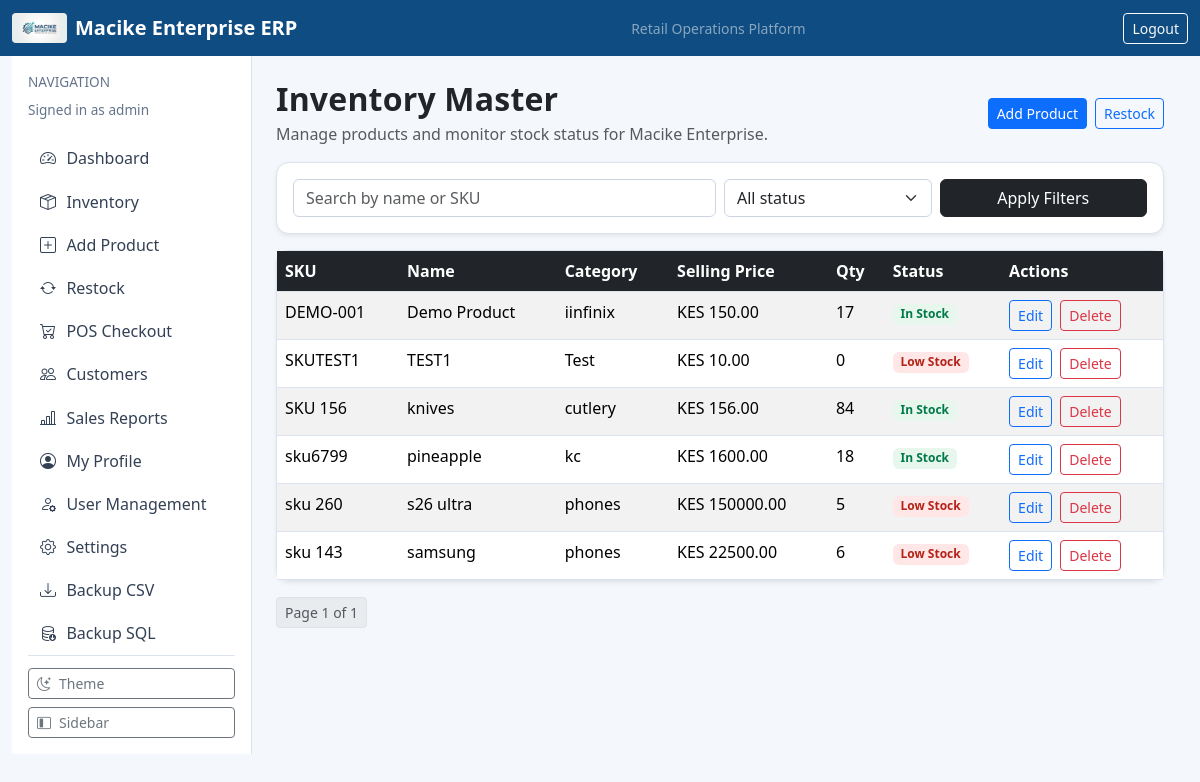
/inventory/ (signed in), run on the app's committed database.
### dashboard/models.py (models this page shows, shortened)
class AppSettings(models.Model):
    class ThemeChoice(models.TextChoices):
        LIGHT = "light", "Light"
        DARK = "dark", "Dark"
        SYSTEM = "system", "System"
    business_name = models.CharField(max_length=120, default="Macike Enterprise")
    logo_url = models.CharField(max_length=255, blank=True, help_text="Set a web/static path e.g. /static/img/macike-logo.png")
    business_address = models.CharField(max_length=255, blank=True, default="Mombasa, Kenya")
    business_phone = models.CharField(max_length=40, blank=True, default="")
    business_email = models.EmailField(blank=True, default="")
    currency_code = models.CharField(max_length=10, default="KES")
    vat_rate = models.DecimalField(max_digits=5, decimal_places=2, default=16.00)
    invoice_terms = models.CharField(max_length=255, default="Pay via M-Pesa. Payment due within 5 days.")
    receipt_footer = models.CharField(max_length=255, default="Thank you for shopping with Macike Enterprise.")
    theme = models.CharField(max_length=10, choices=ThemeChoice.choices, default=ThemeChoice.LIGHT)
    compact_mode = models.BooleanField(default=False)
    default_payment_method = models.CharField(max_length=20, default="CASH")
    require_phone_for_mpesa = models.BooleanField(default=True)
    auto_open_receipt = models.BooleanField(default=True)
    updated_at = models.DateTimeField(auto_now=True)
    @classmethod
    def get_solo(cls):
        obj, _ = cls.objects.get_or_create(pk=1)
        return obj

### accounts/models.py (models this page shows, shortened)
class CustomUser(AbstractUser):
    class Roles(models.TextChoices):
        ADMIN = "ADMIN", "Administrator"
        MANAGER = "MANAGER", "Manager"
        CASHIER = "CASHIER", "Cashier"
        AUDITOR = "AUDITOR", "Auditor"
    role = models.CharField(max_length=20, choices=Roles.choices, default=Roles.CASHIER)
    phone_number = models.CharField(max_length=15, blank=True, null=True)

### inventory/models.py (models this page shows, shortened)
class Product(models.Model):
    category = models.ForeignKey(ProductCategory, on_delete=models.PROTECT, related_name="products")
    supplier = models.ForeignKey(Supplier, on_delete=models.SET_NULL, blank=True, null=True, related_name="products")
    name = models.CharField(max_length=200)
    sku = models.CharField(max_length=50, unique=True)
    cost_price = models.DecimalField(max_digits=10, decimal_places=2, validators=[MinValueValidator(0)])
    selling_price = models.DecimalField(max_digits=10, decimal_places=2, validators=[MinValueValidator(0)])
    quantity = models.PositiveIntegerField(default=0)
    reorder_level = models.PositiveIntegerField(default=10)
    @property
    def is_low_stock(self) -> bool:
        return self.quantity <= self.reorder_level

class ProductCategory(models.Model):
    name = models.CharField(max_length=100, unique=True)
    description = models.TextField(blank=True)
    is_active = models.BooleanField(default=True)

### inventory/views.py (the view)
# urls.py: path("", product_list, name="inventory-list"),
@login_required
def product_list(request):
    products_qs = Product.objects.select_related("category").all().order_by("name")
    q = request.GET.get("q", "").strip()
    status = request.GET.get("status", "").strip()
    if q:
        products_qs = products_qs.filter(models.Q(name__icontains=q) | models.Q(sku__icontains=q))
    if status == "low":
        products_qs = products_qs.filter(quantity__lte=models.F("reorder_level"))
    elif status == "ok":
        products_qs = products_qs.filter(quantity__gt=models.F("reorder_level"))
    paginator = Paginator(products_qs, 8)
    page_obj = paginator.get_page(request.GET.get("page"))
    return render(
        request,
        "inventory/product_list.html",
        {"products": page_obj.object_list, "page_obj": page_obj, "q": q, "status": status},
    )

### dashboard/context_processors.py (called while the page is built)
def app_settings(request):
    return {"app_settings": AppSettings.get_solo()}

### templates/inventory/product_list.html (shortened to what this page needs)
{% extends "base.html" %}
{% block content %}
<div class="d-flex justify-content-between align-items-center mb-3">
    <div>
        <h2 class="section-title mb-1">Inventory Master</h2>
        <p class="text-muted mb-0">Manage products and monitor stock status for Macike Enterprise.</p>
    </div>
    <div class="d-flex gap-2">
        <a class="btn btn-primary btn-sm" href="/inventory/new/">Add Product</a>
        <a class="btn btn-outline-primary btn-sm" href="/inventory/restock/">Restock</a>
    </div>
</div>
<div class="card shadow-sm mb-3">
    <div class="card-body">
        <form method="get" class="row g-2">
            <div class="col-md-6">
                <input class="form-control" type="text" name="q" value="{{ q }}" placeholder="Search by name or SKU">
            </div>
            <div class="col-md-3">
                <select class="form-select" name="status">
                    <option value="" {% if not status %}selected{% endif %}>All status</option>
                </select>
            </div>
            <div class="col-md-3 d-grid">
                <button class="btn btn-dark" type="submit">Apply Filters</button>
            </div>
        </form>
    </div>
</div>
<div class="card shadow-sm">
    <div class="table-responsive">
        <table class="table table-striped table-hover mb-0">
            <thead class="table-dark">
                <tr>
                    <th>SKU</th><th>Name</th><th>Category</th><th>Selling Price</th><th>Qty</th><th>Status</th><th>Actions</th>
                </tr>
            </thead>
            <tbody>
                {% for p in products %}
                    <tr>
                        <td>{{ p.sku }}</td>
                        <td>{{ p.name }}</td>
                        <td>{{ p.category.name }}</td>
                        <td>KES {{ p.selling_price }}</td>
                        <td>{{ p.quantity }}</td>
                        <td>
                            {% if p.is_low_stock %}
                                <span class="badge badge-soft-danger">Low Stock</span>
                            {% else %}
                                <span class="badge badge-soft-success">In Stock</span>
                            {% endif %}
                        </td>
                        <td>
                            <div class="d-flex gap-2">
                                <a class="btn btn-outline-primary btn-sm" href="/inventory/{{ p.id }}/edit/">Edit</a>
                                <a class="btn btn-outline-danger btn-sm" href="/inventory/{{ p.id }}/delete/">Delete</a>
                            </div>
                        </td>
                    </tr>
                {% empty %}
                    <tr><td colspan="7" class="text-center">No products yet.</td></tr>
                {% endfor %}
            </tbody>
        </table>
    </div>
</div>
{% if page_obj %}
<nav class="mt-3" aria-label="Products pagination">
    <ul class="pagination pagination-sm">
        <li class="page-item disabled"><span class="page-link">Page {{ page_obj.number }} of {{ page_obj.paginator.num_pages }}</span></li>
    </ul>
</nav>
{% endif %}
{% endblock %}

### templates/base.html (shortened to what this page needs)
{% load static %}
<!doctype html>
<html lang="en">
<head>
    <link href="https://cdn.jsdelivr.net/npm/bootstrap@5.3.3/dist/css/bootstrap.min.css" rel="stylesheet">
    <link href="https://cdn.jsdelivr.net/npm/bootstrap-icons@1.11.3/font/bootstrap-icons.css" rel="stylesheet">
</head>
<body class="{% if app_settings.theme == 'dark' %}theme-dark{% endif %}{% if app_settings.compact_mode %} compact{% endif %}">
    <nav class="navbar navbar-expand-lg navbar-dark" style="background: var(--brand-primary);">
        <div class="container-fluid">
            <a class="navbar-brand fw-semibold d-flex align-items-center gap-2" href="/">
                {% if app_settings.logo_url %}
                    <img src="{{ app_settings.logo_url }}" alt="Business Logo" style="height: 30px; width: auto; border-radius: 4px;">
                {% endif %}
                <span>{{ app_settings.business_name }} ERP</span>
            </a>
            <span class="text-white-50 small d-none d-md-inline">Retail Operations Platform</span>
            {% if user.is_authenticated %}
                <form method="post" action="/logout/" class="d-inline">
                    <button class="btn btn-outline-light btn-sm" type="submit">Logout</button>
                </form>
            {% endif %}
        </div>
    </nav>
    <main class="container-fluid app-shell">
        <div class="row g-0">
            {% if user.is_authenticated %}
            <aside class="sidebar-col p-3 border-end bg-white d-flex flex-column">
                <div>
                    <p class="text-uppercase app-subtitle mb-2 sidebar-caption">Navigation</p>
                    <p class="app-subtitle sidebar-role mb-3">Signed in as {{ user.username }}</p>
                </div>
                <div class="flex-grow-1">
                    <a class="sidebar-link" href="/" title="Dashboard"><i class="bi bi-speedometer2"></i><span class="link-text">Dashboard</span></a>
                    <a class="sidebar-link" href="/inventory/" title="Inventory"><i class="bi bi-box-seam"></i><span class="link-text">Inventory</span></a>
                    <a class="sidebar-link" href="/inventory/new/" title="Add Product"><i class="bi bi-plus-square"></i><span class="link-text">Add Product</span></a>
                    <a class="sidebar-link" href="/inventory/restock/" title="Restock"><i class="bi bi-arrow-repeat"></i><span class="link-text">Restock</span></a>
                    <a class="sidebar-link" href="/sales/pos/" title="POS Checkout"><i class="bi bi-cart-check"></i><span class="link-text">POS Checkout</span></a>
                    <a class="sidebar-link" href="/sales/customers/" title="Customers"><i class="bi bi-people"></i><span class="link-text">Customers</span></a>
                    <a class="sidebar-link" href="/sales/report/" title="Sales Reports"><i class="bi bi-bar-chart-line"></i><span class="link-text">Sales Reports</span></a>
                    <a class="sidebar-link" href="/profile/" title="My Profile"><i class="bi bi-person-circle"></i><span class="link-text">My Profile</span></a>
                    {% if user.role == "ADMIN" or user.is_superuser %}
                    <a class="sidebar-link" href="/accounts/users/" title="User Management"><i class="bi bi-person-gear"></i><span class="link-text">User Management</span></a>
                    {% endif %}
                    <a class="sidebar-link" href="/settings/" title="Settings"><i class="bi bi-gear"></i><span class="link-text">Settings</span></a>
                    <a class="sidebar-link" href="/backup/export/csv/" title="Backup CSV"><i class="bi bi-download"></i><span class="link-text">Backup CSV</span></a>
                    <a class="sidebar-link" href="/backup/export/csv/?format=sql" title="Backup SQL"><i class="bi bi-database-down"></i><span class="link-text">Backup SQL</span></a>
                </div>
                <div class="sidebar-footer d-grid gap-2">
                    <button id="themeToggle" class="btn btn-outline-secondary btn-sm sidebar-control-btn" type="button" title="Toggle light/dark theme">
                        <i id="themeToggleIcon" class="bi bi-moon-stars"></i><span class="link-text">Theme</span>
                    </button>
                    <button id="sidebarToggle" class="btn btn-outline-secondary btn-sm sidebar-control-btn" type="button" title="Toggle sidebar">
                        <i class="bi bi-layout-sidebar-inset"></i><span class="link-text">Sidebar</span>
                    </button>
                </div>
            </aside>
            <section class="content-col p-4">
            {% else %}
            <section class="col-12 p-4">
            {% endif %}
                {% block content %}{% endblock %}
            </section>
        </div>
    </main>
</body>
</html>

### templates/base.html (style rules this page uses)
:root { --brand-primary: #0f4c81; --brand-accent: #1f9d8b; --brand-bg: #f4f7fb; }
body { background: var(--brand-bg); }
.app-shell { min-height: calc(100vh - 56px); }
.app-shell .sidebar-col { width: 240px; transition: width 0.28s ease; overflow: hidden; }
.app-shell .content-col { width: calc(100% - 240px); transition: width 0.28s ease; }
.card { border: 1px solid #dbe3ec; border-radius: 0.8rem; box-shadow: 0 1px 3px rgba(15, 23, 42, 0.06); }
.table { border-color: #dbe3ec; }
.table > :not(caption) > * > * { border-bottom-color: #dbe3ec; }
.form-control, .form-select { border: 1px solid #cbd5e1; box-shadow: none; }
.badge-soft-danger { background: #ffe7e7; color: #b42318; }
.badge-soft-success { background: #e8f7ee; color: #027a48; }
.section-title { font-weight: 700; letter-spacing: 0.2px; }
.sidebar-link { color: #334155; text-decoration: none; padding: 0.6rem 0.75rem; border-radius: 0.5rem; display: flex; align-items: center; gap: 0.65rem; white-space: nowrap; }
.sidebar-link i { width: 1rem; text-align: center; font-size: 1rem; }
.sidebar-link .link-text { transition: opacity 0.2s ease; }
.app-subtitle { font-size: 0.85rem; color: #64748b; }
.sidebar-footer { border-top: 1px solid #dbe3ec; padding-top: 0.75rem; margin-top: auto; }
.sidebar-control-btn { width: 100%; display: flex; align-items: center; gap: 0.5rem; justify-content: flex-start; }

### data on the page
AppSettings: logo_url (picture), business_name "Macike Enterprise"
CustomUser: username "admin"
Product: sku "DEMO-001", name "Demo Product", category.name "iinfinix", selling_price "150.00", quantity "17", reorder_level "In Stock"
Product: sku "SKUTEST1", name "TEST1", category.name "Test", selling_price "10.00", quantity "0", reorder_level "Low Stock"
Product: sku "SKU 156", name "knives", category.name "cutlery", selling_price "156.00", quantity "84", reorder_level "In Stock"
Product: sku "sku6799", name "pineapple", category.name "kc", selling_price "1600.00", quantity "18", reorder_level "In Stock"
Product: sku "sku 260", name "s26 ultra", category.name "phones", selling_price "150000.00", quantity "5", reorder_level "Low Stock"
Product: sku "sku 143", name "samsung", category.name "phones", selling_price "22500.00", quantity "6", reorder_level "Low Stock"

### other printed values
{{ page_obj.number }} "1"
{{ page_obj.paginator.num_pages }} "1"
